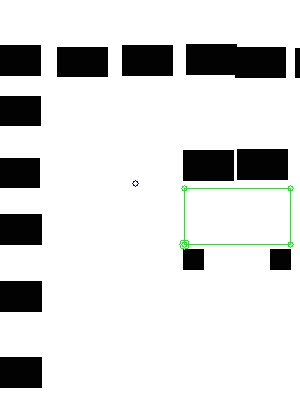
#> input picture MyLearning/HybridAStar/fusion_map_2023-03-19-04-11-11.jpg, 300 x 400 px, found by its file name
$ python get_map.py
#> lines starting #> are read from the running program, lines starting #| are printed output that depends on the picture; after the words box and inside, x2 and y2 are one past the last pixel; in counts of white or black regions, pixels touching at a corner belong together
import matplotlib.pyplot as plt
import numpy as np

def get_map(image_path):
    image = plt.imread(image_path)
#> image is the input picture: shape (400, 300, 3); mean R, G, B 216.1, 216.7, 216.1
    obst_nums = np.sum(image, axis = 2) > 100
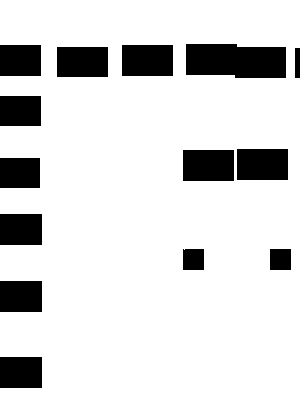
#> obst_nums: shape (400, 300) bool; 85% white; 14 black regions, largest, box (x1, y1, x2, y2) and area: (186, 44, 286, 78) 3106, (122, 45, 173, 76) 1581, (237, 149, 288, 180) 1581
    if (obst_nums.shape[0] > obst_nums.shape[1]):
        image = np.rot90(image)
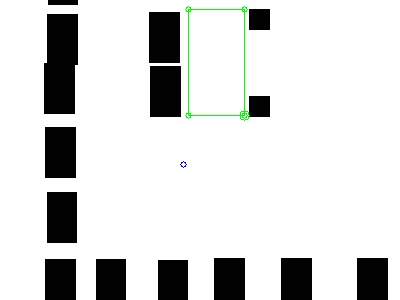
#> image: shape (300, 400, 3); mean R, G, B 216.1, 216.7, 216.1
        obst_nums = np.rot90(obst_nums)
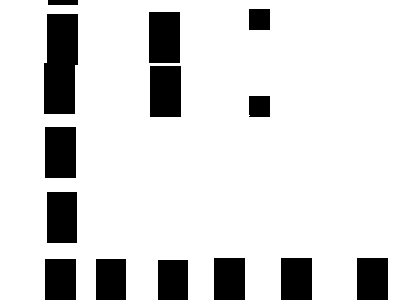
#> obst_nums: shape (300, 400) bool; 85% white; 14 black regions, largest, box (x1, y1, x2, y2) and area: (44, 14, 78, 114) 3106, (149, 12, 180, 63) 1581, (150, 66, 181, 117) 1581
    return image, obst_nums

if __name__ == "__main__":
    image_path = "MyLearning\\GetMap\\fusion_map_2023-03-19-04-11-11.jpg"
    obst_nums = get_map(image_path)
#> (the run stopped early here; a loop or call above may not have finished)
